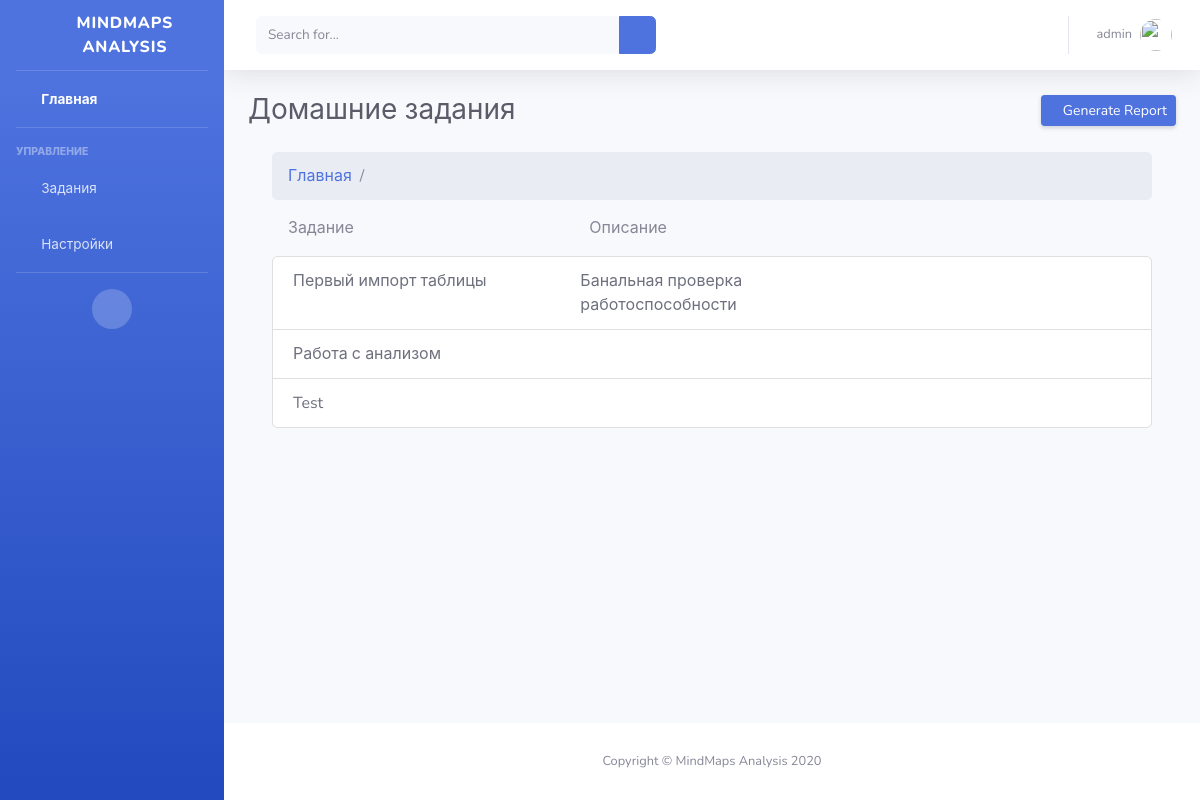
The app's page / (signed in), older data.
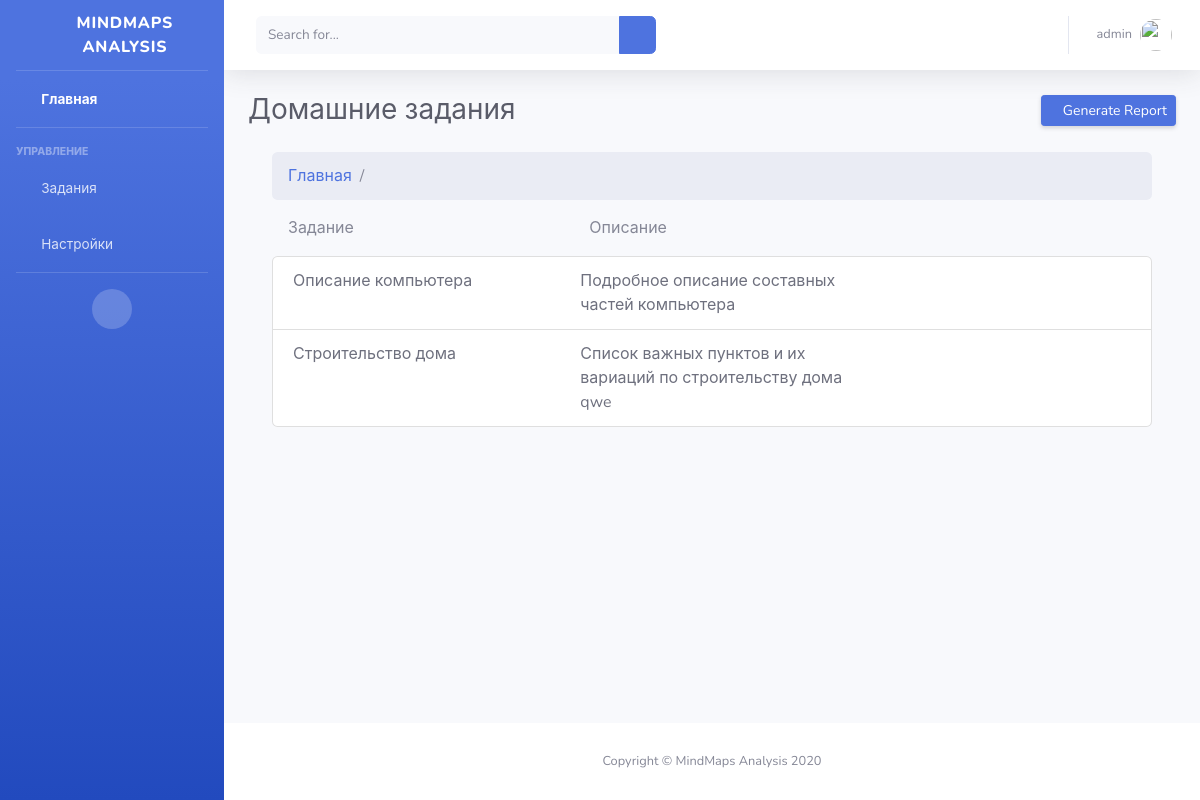
The same page, newer data.
### polls/models.py (models this page shows, shortened)
class Task(models.Model):
    title = models.CharField(max_length=200)
    about = models.CharField(max_length=400)
    userData = models.ForeignKey(UserData, on_delete=models.CASCADE)

### polls/views.py (the view)
# urls.py: path('', views.index, name='index'),
@login_required(login_url='/accounts/login/')
def index(request):
    try:
        user_data = UserData.objects.get(user=request.user)
    except UserData.DoesNotExist:
        user_data = ''
    context = {'userData': user_data}
    return render(request, 'polls/index.html', context)

### polls/templates/polls/index.html (shortened to what this page needs)
{% extends "base.html" %}
{% block page_title %}Домашние задания{% endblock %}
{% block content %}
    <div class="container mt-3">
        <nav aria-label="breadcrumb">
            <ol class="breadcrumb">
                <li class="breadcrumb-item"><a href="{% url 'index' %}">Главная</a></li>
                <li class="breadcrumb-item"></li>
            </ol>
        </nav>
        <div class="row mb-3">
            <div class="col-4 ml-3">Задание</div>
            <div class="col-4">Описание</div>
        </div>
        <div class="list-group mb-5">
            {% for task in userData.task_set.all %}
                <a href="{{ task.pk }}" class="list-group-item list-group-item-action">
                    <div class="row">
                        <div class="col-4">
                            {{ task.title }}
                        </div>
                        <div class="col-4">
                            {{ task.about }}
                        </div>
                    </div>
                </a>
            {% endfor %}
        </div>
    </div>
{% endblock %}

### polls/templates/base.html (shortened to what this page needs)
<!DOCTYPE html>
<html lang="en">
<head>
{% load static %}
  <link href="{% static 'polls/vendor/fontawesome-free/css/all.min.css' %}" rel="stylesheet" type="text/css">
  <link href="{% static 'polls/css/sb-admin-2.min.css' %}" rel="stylesheet">
</head>
<body id="page-top">
  <div id="wrapper">
    <ul class="navbar-nav bg-gradient-primary sidebar sidebar-dark accordion" id="accordionSidebar">
      <a class="sidebar-brand d-flex align-items-center justify-content-center" href="{% url 'index' %}">
        <div class="sidebar-brand-icon rotate-n-15">
          <i class="fas fa-project-diagram"></i>
        </div>
        <div class="sidebar-brand-text mx-3">MindMaps Analysis</div>
      </a>
      <hr class="sidebar-divider my-0">
      <li class="nav-item active">
        <a class="nav-link" href="{% url 'index' %}">
          <i class="fas fa-fw fa-align-justify"></i>
          <span>Главная</span></a>
      </li>
      <hr class="sidebar-divider">
      <div class="sidebar-heading">
        Управление
      </div>
      <li class="nav-item">
        <a class="nav-link collapsed" href="#" data-toggle="collapse" data-target="#collapseTwo" aria-expanded="true" aria-controls="collapseTwo">
          <i class="fas fa-fw fa-clipboard-list"></i>
          <span>Задания</span>
        </a>
      </li>
      <li class="nav-item">
        <a class="nav-link collapsed" href="#" data-toggle="collapse" data-target="#collapseUtilities" aria-expanded="true" aria-controls="collapseUtilities">
          <i class="fas fa-fw fa-wrench"></i>
          <span>Настройки</span>
        </a>
      </li>
      <hr class="sidebar-divider">
      <div class="text-center d-none d-md-inline">
        <button class="rounded-circle border-0" id="sidebarToggle"></button>
      </div>
    </ul>
    <div id="content-wrapper" class="d-flex flex-column">
      <div id="content">
        <nav class="navbar navbar-expand navbar-light bg-white topbar mb-4 static-top shadow">
          <form class="d-none d-sm-inline-block form-inline mr-auto ml-md-3 my-2 my-md-0 mw-100 navbar-search">
            <div class="input-group">
              <input type="text" class="form-control bg-light border-0 small" placeholder="Search for..." aria-label="Search" aria-describedby="basic-addon2">
              <div class="input-group-append">
                <button class="btn btn-primary" type="button">
                  <i class="fas fa-search fa-sm"></i>
                </button>
              </div>
            </div>
          </form>
          <ul class="navbar-nav ml-auto">
            <li class="nav-item dropdown no-arrow">
              <a class="nav-link dropdown-toggle" href="#" id="userDropdown" role="button" data-toggle="dropdown" aria-haspopup="true" aria-expanded="false">
                <span class="mr-2 d-none d-lg-inline text-gray-600 small">{{ user.username }}</span>
                <img class="img-profile rounded-circle" src="https://source.unsplash.com/QAB-WJcbgJk/60x60">
              </a>
            </li>
          </ul>
        </nav>
        <div class="container-fluid">
          <div class="d-sm-flex align-items-center justify-content-between mb-4">
            <h1 class="h3 mb-0 text-gray-800">{% block page_title %}Заголовок{% endblock %}</h1>
            <a href="#" class="d-none d-sm-inline-block btn btn-sm btn-primary shadow-sm"><i class="fas fa-download fa-sm text-white-50"></i> Generate Report</a>
          </div>
          {% block content %}{% endblock %}
        </div>
      </div>
      <footer class="sticky-footer bg-white">
        <div class="container my-auto">
          <div class="copyright text-center my-auto">
            <span>Copyright &copy; MindMaps Analysis 2020</span>
          </div>
        </div>
      </footer>
    </div>
  </div>
</body>
</html>

Row changes from the older to the newer data that the page shows:
removed Task: title "Первый импорт таблицы", about "Банальная проверка работоспособности"
removed Task: title "Работа с анализом"
removed Task: title "Test"
added Task: title "Описание компьютера", about "Подробное описание составных частей компьютера"
added Task: title "Строительство дома", about "Список важных пунктов и их вариаций по строительству дома qwe"
